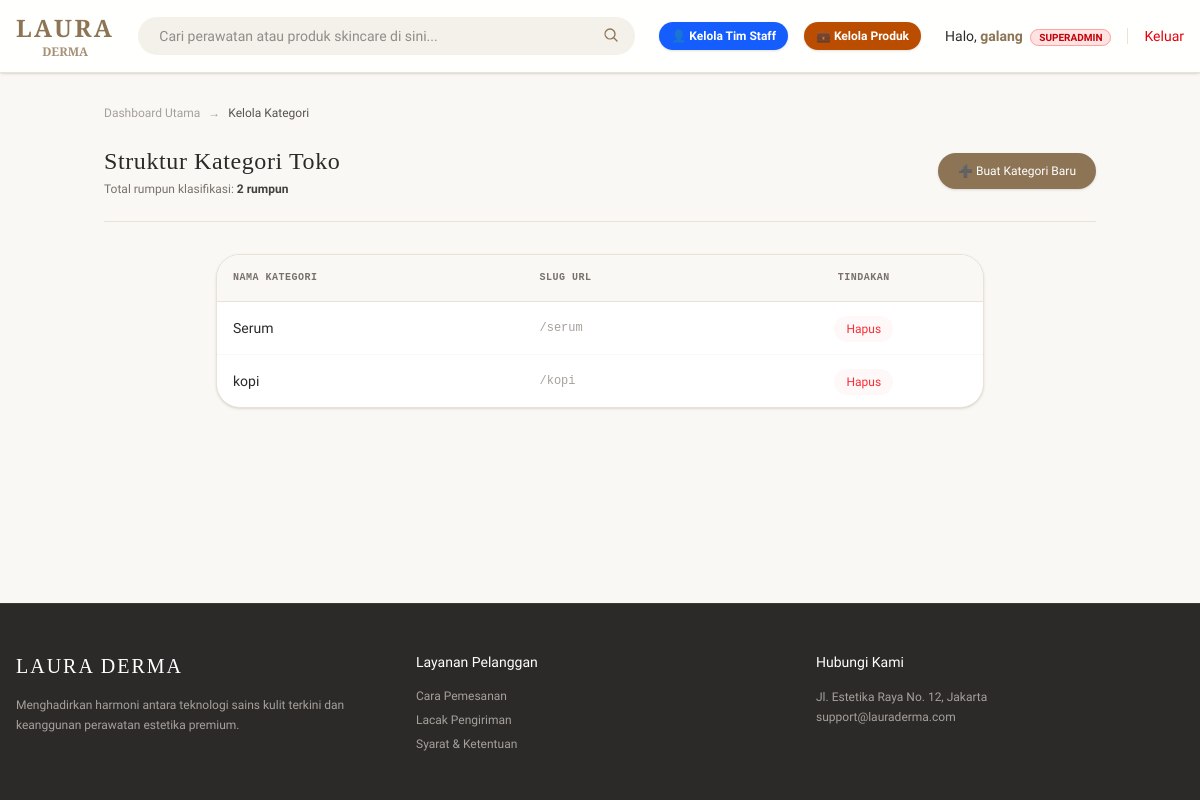
The app's page /dashboard/kategori/ (signed in), older data.
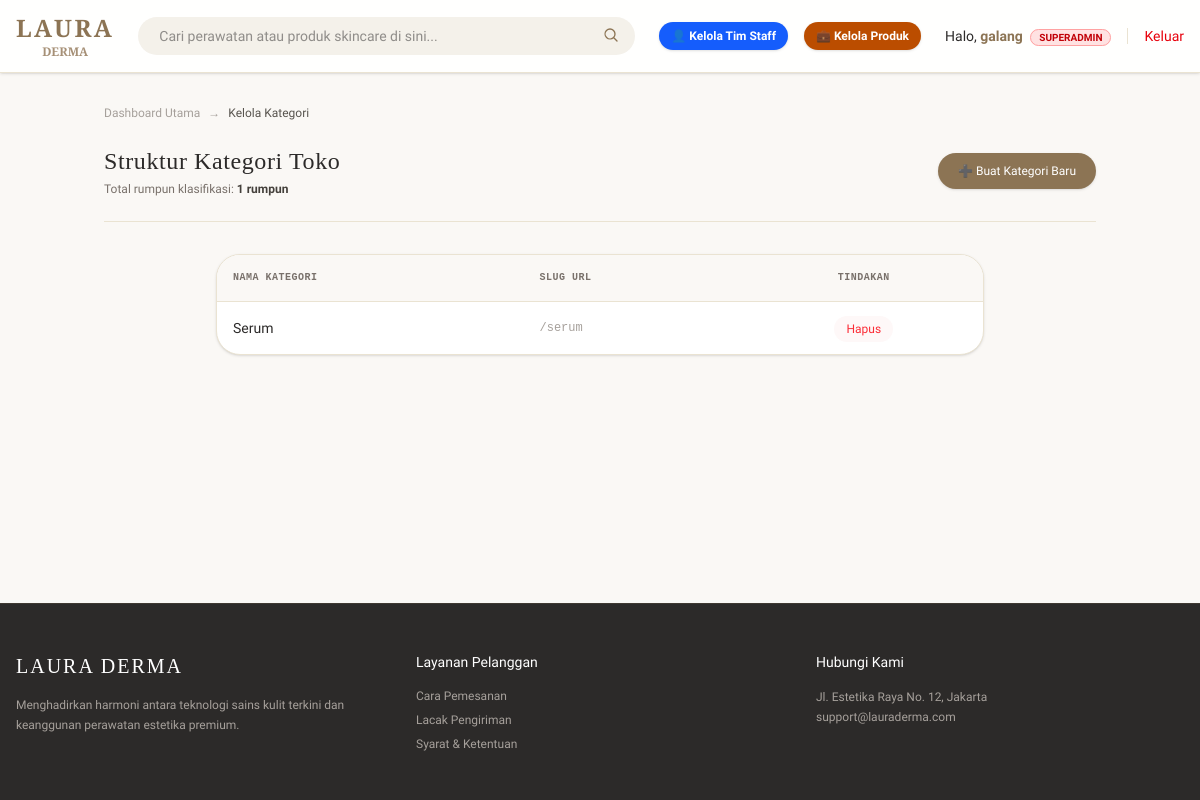
The same page, newer data.
### toko/models.py (models this page shows, shortened)
class Kategori(models.Model):
    nama = models.CharField(max_length=100)
    slug = models.SlugField(unique=True, max_length=150)
    class Meta:
        verbose_name_plural = "Kategori" # Agar di halaman admin tulisannya rapi

### toko/views.py (the view)
# urls.py: path('dashboard/kategori/', kelola_kategori_view, name='kelola_kategori'),
@login_required
def kelola_kategori_view(request):
    if not request.user.is_staff and not request.user.is_superuser:
        return HttpResponseForbidden()
    daftar_kategori = Kategori.objects.all()
    return render(request, 'kelola_kategori.html', {'daftar_kategori': daftar_kategori})

### toko/context_processors.py (called while the page is built)
def wishlist_count(request):
    if request.user.is_authenticated:
        count = Wishlist.objects.filter(user=request.user).count()
    else:
        count = 0
    return {'wish_count': count}

### templates/kelola_kategori.html (shortened to what this page needs)
{% extends 'base.html' %}
{% block content %}
<div class="max-w-5xl mx-auto px-4 py-8">
    <div class="mb-6 flex items-center gap-2 text-xs text-stone-400">
        <a href="{% url 'kelola_produk' %}" class="hover:text-[#8C7454] transition-colors">Dashboard Utama</a>
        <span>&rarr;</span>
        <span class="text-stone-600 font-medium">Kelola Kategori</span>
    </div>
    <div class="flex flex-col md:flex-row md:items-center justify-between gap-4 border-b border-[#EAE3D2] pb-6 mb-8">
        <div>
            <h1 class="text-2xl font-normal serif-font text-[#2C2A29] tracking-wide">Struktur Kategori Toko</h1>
            <p class="text-xs text-stone-500 mt-1">Total rumpun klasifikasi: <span class="font-semibold text-stone-700">{{ daftar_kategori|length }} rumpun</span></p>
        </div>
        <div>
            <button onclick="openKategoriModal()" class="bg-[#8C7454] text-white px-5 py-2.5 rounded-full text-xs font-medium hover:bg-[#735F43] transition-colors shadow-sm cursor-pointer flex items-center gap-1.5">
                ➕ Buat Kategori Baru
            </button>
        </div>
    </div>
    <div class="bg-white rounded-3xl border border-[#EAE3D2] overflow-hidden shadow-sm max-w-3xl mx-auto">
        <div class="overflow-x-auto">
            <table class="w-full text-left border-collapse text-sm">
                <thead>
                    <tr class="bg-[#FAF8F5] text-stone-500 border-b border-[#EAE3D2] uppercase text-[10px] tracking-wider font-mono">
                        <th class="p-4 font-semibold">Nama Kategori</th>
                        <th class="p-4 font-semibold">Slug URL</th>
                        <th class="p-4 font-semibold text-center">Tindakan</th>
                    </tr>
                </thead>
                <tbody class="divide-y divide-[#FAF8F5]">
                    {% for kategori in daftar_kategori %}
                    <tr class="hover:bg-stone-50/40 transition-colors">
                        <td class="p-4 font-medium text-[#2C2A29]">{{ kategori.nama }}</td>
                        <td class="p-4 font-mono text-xs text-stone-400">/{{ kategori.slug }}</td>
                        <td class="p-4 text-center">
                            <a href="{% url 'hapus_kategori' kategori.id %}"
                            onclick="return confirm('Apakah Anda yakin ingin menghapus kategori &quot;{{ kategori.nama }}&quot;? Sistem akan menolak jika masih ada produk yang menggunakan kategori ini.')"
                            class="text-red-500 hover:text-red-700 font-medium text-xs hover:underline bg-red-50/50 hover:bg-red-50 px-3 py-1.5 rounded-full transition-all">
                                Hapus
                            </a>
                        </td>
                    </tr>
                    {% endfor %}
                </tbody>
            </table>
        </div>
    </div>
</div>
{% endblock %}

Row changes from the older to the newer data that the page shows:
removed Kategori: nama "kopi", slug "kopi"
Text that changed along with them:
{{ daftar_kategori|length }}: "2" → "1"
